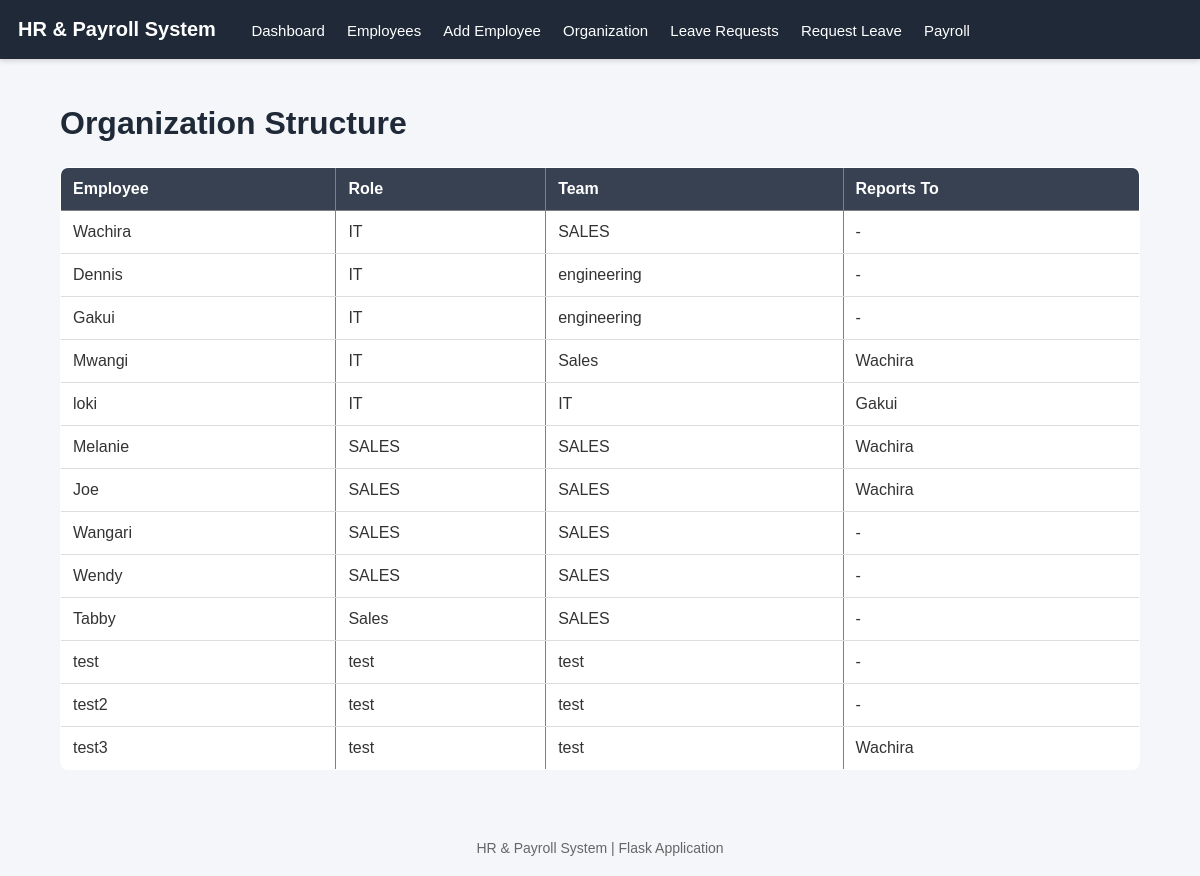
/employees/org, run on the app's committed database.
### models/employees.py (models this page shows)
class Employee(db.Model):
    __tablename__ = "employees"
    id = db.Column(db.Integer, primary_key=True)
    name = db.Column(db.String(100), nullable=False)
    role = db.Column(db.String(100), nullable=False)
    team = db.Column(db.String(100), nullable=False)
    salary = db.Column(db.Float, nullable=False)
    employment_type = db.Column(db.String(50), nullable=False)
    leave_balance = db.Column(
    db.Integer,
    nullable=False,
    default=21
)
    start_date = db.Column(db.Date, nullable=False)
    manager_id = db.Column(
    db.Integer,
    db.ForeignKey("employees.id"),
    nullable=True
)
    manager = relationship(
        "Employee",
        remote_side=[id],
        backref="subordinates"
    )
    is_active = db.Column(db.Boolean, default=True)

### routes/employee_routes.py (the view)
@employee_bp.route("/employees/org")
def org_view():
    employees = Employee.query.all()
    return render_template(
        "org_view.html",
        employees=employees
    )

### templates/org_view.html
{% extends "base.html" %}
{% block content %}
<h1>Organization Structure</h1>
<table border="1">
<tr>
    <th>Employee</th>
    <th>Role</th>
    <th>Team</th>
    <th>Reports To</th>
</tr>
{% for employee in employees %}
<tr>
    <td>{{ employee.name }}</td>
    <td>{{ employee.role }}</td>
    <td>{{ employee.team }}</td>
    <td>
        {% if employee.manager %}
            {{ employee.manager.name }}
        {% else %}
            -
        {% endif %}
    </td>
</tr>
{% endfor %}
</table>
{% endblock %}

### templates/base.html (style rules this page uses)
body { font-family: Arial, Helvetica, sans-serif; margin: 0; background-color: #f4f6f9; color: #333; }
h1 { color: #1f2937; margin-bottom: 25px; }
table { width: 100%; border-collapse: collapse; background: white; border-radius: 8px; overflow: hidden; margin-bottom: 25px; }
th { background-color: #374151; color: white; padding: 12px; text-align: left; }
td { padding: 12px; border-bottom: 1px solid #ddd; }

### data on the page
Employee: name "Wachira", role "IT", team "SALES"
Employee: name "Dennis", role "IT", team "engineering"
Employee: name "Gakui", role "IT", team "engineering"
Employee: name "Mwangi", role "IT", team "Sales", manager.name "Wachira"
Employee: name "loki", role "IT", team "IT", manager.name "Gakui"
Employee: name "Melanie", role "SALES", team "SALES", manager.name "Wachira"
Employee: name "Joe", role "SALES", team "SALES", manager.name "Wachira"
Employee: name "Wangari", role "SALES", team "SALES"
Employee: name "Wendy", role "SALES", team "SALES"
Employee: name "Tabby", role "Sales", team "SALES"
Employee: name "test", role "test", team "test"
Employee: name "test2", role "test", team "test"
Employee: name "test3", role "test", team "test", manager.name "Wachira"
